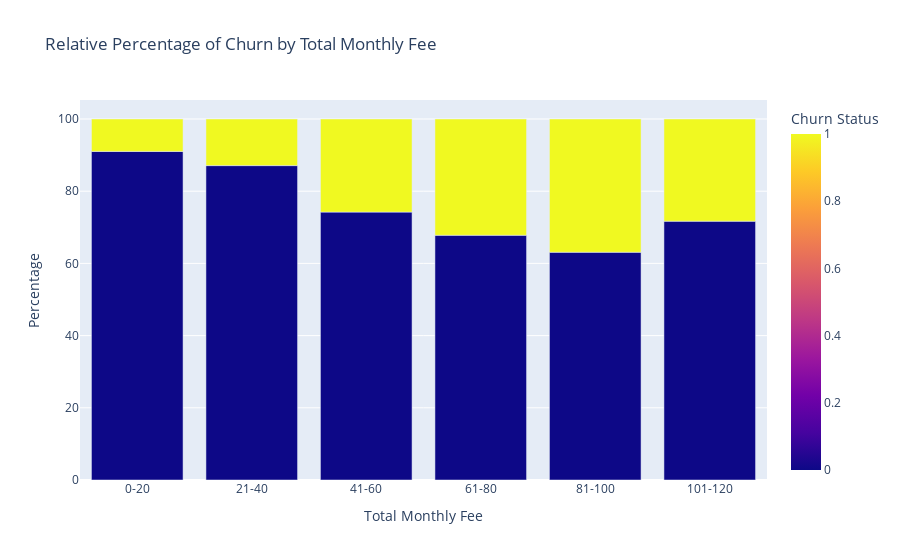

The cell this chart's notebook holds for it:
### Code cell
bins = [0, 20, 40, 60, 80, 100, 120]
labels = ['0-20', '21-40', '41-60', '61-80', '81-100', '101-120']

tempdf = df.copy()
tempdf['fee_bins'] = pd.cut(tempdf['total_monthly_fee'], bins=bins, labels=labels, right=False)

percentage_df = tempdf.groupby(['fee_bins', 'churn_label']).size().reset_index(name='count')

percentage_df['percentage'] = percentage_df.groupby('fee_bins')['count'].transform(lambda x: x / x.sum() * 100)

fig = px.bar(
    data_frame=percentage_df,
    x='fee_bins',
    y='percentage',
    color='churn_label',
    barmode='group',
    title='Relative Percentage of Churn by Total Monthly Fee',
    labels={'fee_bins': 'Total Monthly Fee', 'percentage': 'Percentage', 'churn_label': 'Churn Status'},
    color_discrete_sequence=px.colors.qualitative.Set1
)

fig.show()

### Figure 1 — Plotly figure (JSON) as saved in the notebook; plotly's stock layout.template omitted (floating-point values rounded to 4 significant figures)
{"data": [{"alignmentgroup": "True", "hovertemplate": "Total Monthly Fee=%{x}<br>Percentage=%{y}<br>Churn Status=%{marker.color}<extra></extra>", "legendgroup": "", "marker": {"color": [0, 1, 0, 1, 0, 1, 0, 1, 0, 1, 0, 1], "coloraxis": "coloraxis", "pattern": {"shape": ""}}, "name": "", "offsetgroup": "", "orientation": "v", "showlegend": false, "textposition": "auto", "type": "bar", "x": ["0-20", "0-20", "21-40", "21-40", "41-60", "41-60", "61-80", "61-80", "81-100", "81-100", "101-120", "101-120"], "xaxis": "x", "y": [91.03, 8.972, 87.09, 12.91, 74.21, 25.79, 67.79, 32.21, 63.09, 36.91, 71.7, 28.3], "yaxis": "y"}], "layout": {"barmode": "group", "coloraxis": {"colorbar": {"title": {"text": "Churn Status"}}, "colorscale": [[0, "#0d0887"], [0.1111, "#46039f"], [0.2222, "#7201a8"], [0.3333, "#9c179e"], [0.4444, "#bd3786"], [0.5556, "#d8576b"], [0.6667, "#ed7953"], [0.7778, "#fb9f3a"], [0.8889, "#fdca26"], [1, "#f0f921"]]}, "legend": {"tracegroupgap": 0}, "title": {"text": "Relative Percentage of Churn by Total Monthly Fee"}, "xaxis": {"anchor": "y", "domain": [0, 1], "title": {"text": "Total Monthly Fee"}}, "yaxis": {"anchor": "x", "domain": [0, 1], "title": {"text": "Percentage"}}}}
